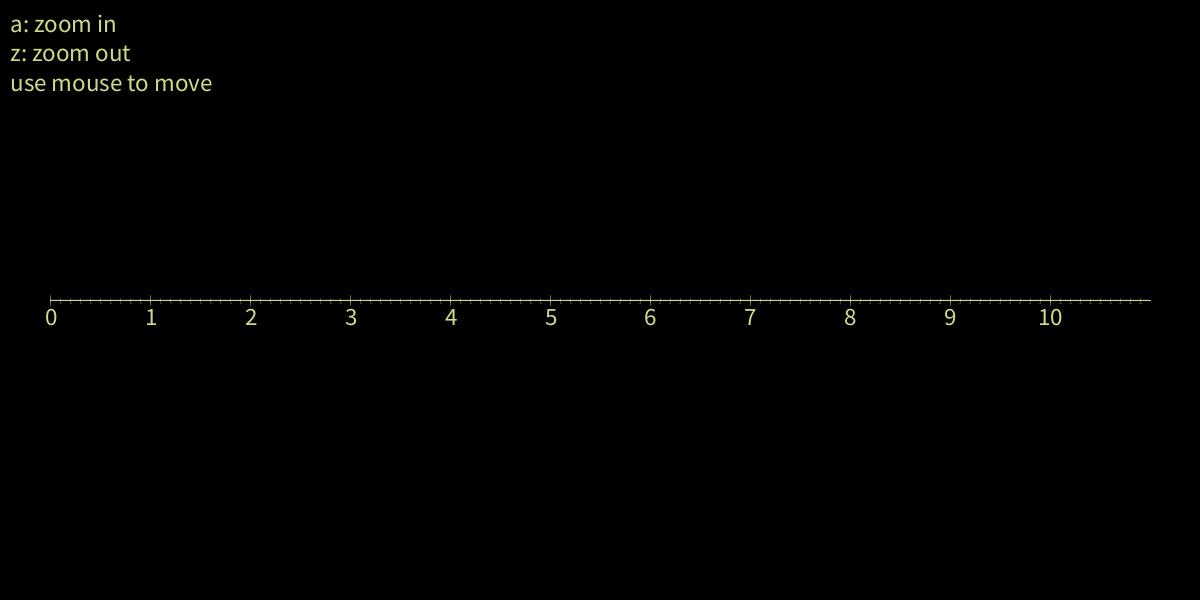
Frame 1 (no input)
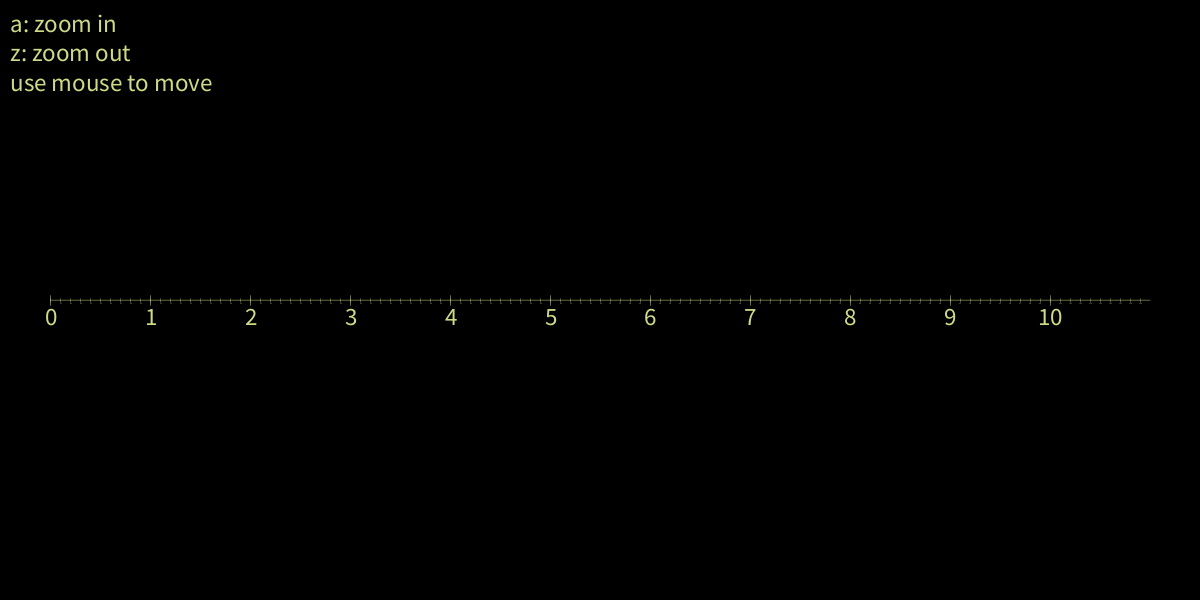
Frame 60 (the mouse pressed at the canvas centre just before this capture)
Frame 120 (the mouse held since frame 60 and released just before this capture): identical to frame 60, image omitted

The Processing sketch that drew these frames (run headless with seeded random() and noise(); from frame 60 on, the mouse is pressed at the canvas centre):

// Processing sketch: processing_170631
// ── processing_170631.pde

// zoom in a ruller
float zoom;
// A vector to store the offset from the center
PVector offset;
// The previous offset
PVector poffset;
// A vector for the mouse position
PVector mouse;

//the object to draw
numberLine myNumberLine;

color lineColour;


void setup() {
  size(1200, 600);
  zoom = 1.0;
  offset = new PVector(0, 0);
  poffset = new PVector(0, 0);
  lineColour = #cfd986;
  myNumberLine = new numberLine(lineColour,height/2, width, true);
  smooth();
}

void draw() {
  background(0);
  pushMatrix();
  // Everything must be drawn relative to center
  translate(width/2, height/2);
  
  // Use scale for 2D "zoom"
  scale(zoom);
  // The offset (note how we scale according to the zoom)
  translate(offset.x/zoom, offset.y/zoom);
  
  // Draw just a single number line
  myNumberLine.display();

  popMatrix();
  
  // Draw some text
  fill(0);
  fill(lineColour);
  text("a: zoom in\nz: zoom out\nuse mouse to move",10,32);
  
  
}

// Zoom in and out when the key is pressed
void keyPressed() {
  if (key == 'a') {
    zoom += 0.3;
  } 
  else if (key == 'z') {
    zoom -= 0.3;
  }
  zoom = constrain(zoom,0,100);
}

// Store the mouse and the previous offset
void mousePressed() {
  mouse = new PVector(mouseX, mouseY);
  poffset.set(offset);
}

// Calculate the new offset based on change in mouse vs. previous offsey
void mouseDragged() {
  offset.x = mouseX - mouse.x + poffset.x;
  offset.y = mouseY - mouse.y + poffset.y;
}

class numberLine {
  
  float counterMCR, counterMM, myHeight, myWidth;
  float prevZoom, distance, myDistance, curZoom, istart, iend, centerY, centerX; 
  color lineStroked;
  
  numberLine(color stroked, float zoneHeight, float zoneWidth, boolean centered){
    stroke(lineStroked);
    myHeight = zoneHeight;
    myWidth = zoneWidth;
    myDistance = 100.0;
    distance = 100;
    prevZoom=1;
    //czoom=1;
    lineStroked = stroked;
    centerY = 0;
    if (centered) {
      centerX = 0;
      // if the plane is centered then the start
      // of the numberline has to be at -width/2 
      //but we want the line to start and end just before the edges of the screen
      istart = (-zoneWidth/2)+50;
      iend = (zoneWidth/2)-50;
    }
    else {
      centerX = width;
      istart = zoneWidth-50;
      iend = zoneWidth-50;
    }
    
  }


void display(){
  stroke(lineStroked);
  line( istart, centerY, iend, centerY);
  
  //first lot of lines (centimeters)
  float counterCM=0;
  for (float i = istart; i < iend; i += distance){
          strokeWeight(0.5);
          line((int) i, centerY-5, (int) i, centerY+5);
          showText(distance/4, counterCM,i,centerY+5+(distance/4),0);
          //second line in milimeters
          counterMM = counterCM;
          
          
            for (float j = i; j < i+distance; j += distance/10){
              strokeWeight(distance/250);
              line((int) j, centerY-2, (int) j, centerY+2);
              if (j==i || j==i+distance){}
              else
                showText(distance/60, counterMM, j, centerY+3+(distance/60),1); 
               //third line in micrometers
              counterMCR = counterMM;
              
              for (float k = j; k < j+distance/10; k += distance/100){
                strokeWeight(distance/450);
                line((int) k, centerY-0.5, (int) k, centerY+0.5);
                if (k==j || k==j+distance){}
                else
                  showText(distance/300, counterMCR, k, centerY+1,2); 
                counterMCR+=0.01;
              }
              counterMM+=0.1;

            }
            counterCM++;

  }
}

  void showText(float textSize, float number, float xPos, float yPos, int decimals){
    String myText;
    pushStyle();
    noStroke();
    textAlign( CENTER, BOTTOM);
    textSize(textSize);
    fill(lineStroked);
    myText = nfc(number,decimals);
    text(myText, xPos, yPos);
    popStyle(); 
  }

}
